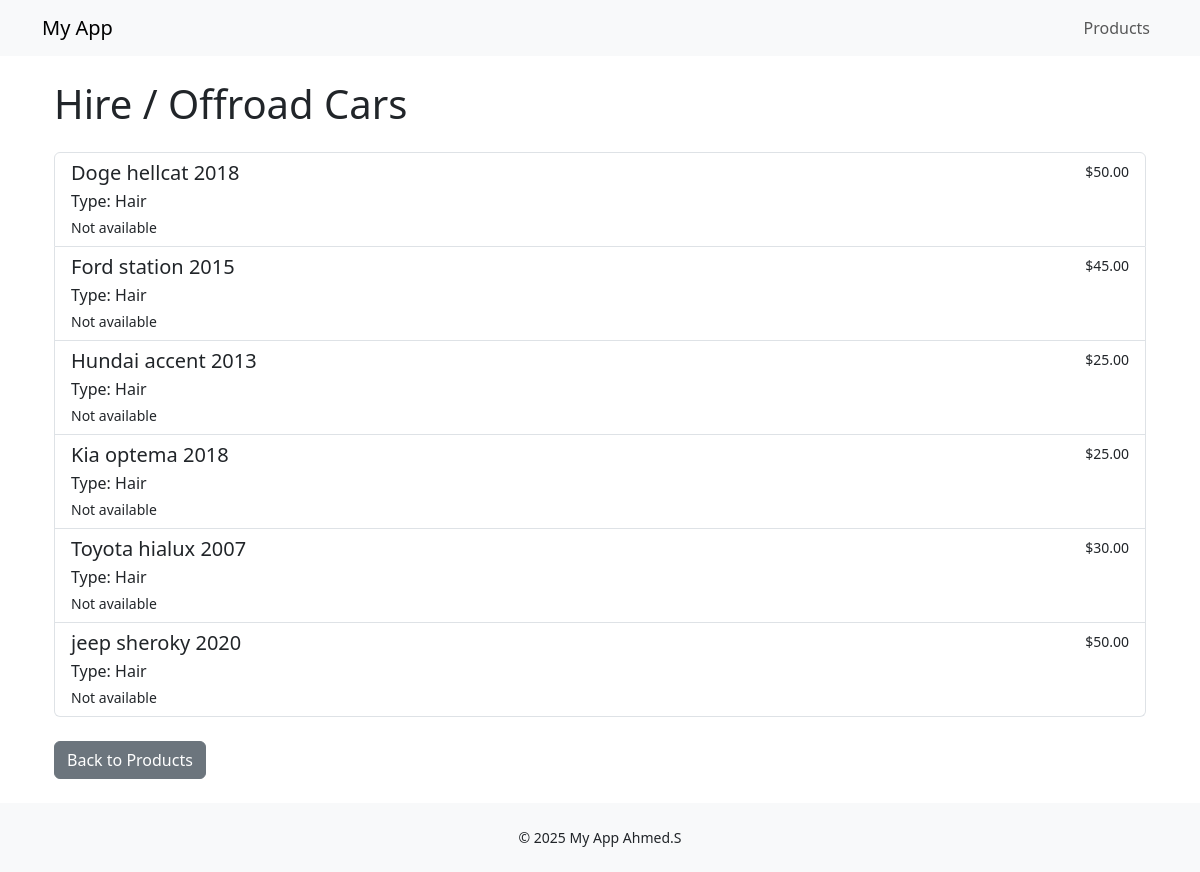
/products/hire/, run on the app's committed database.
### page1/models.py (models this page shows, shortened)
class Products(models.Model):
    name = models.CharField(max_length=30)
    t = [('hypird','hypird'),('city','city'),('offroad','offroad'),('sport','sport'),('New','New'),('Hair','Hair')]
    type = models.CharField(max_length=20,choices=t)
    price = models.IntegerField()
    contact = models.TextField(max_length=500,blank=True)
    active = models.BooleanField(default=False)
    class Meta:
        verbose_name='cars market'     #Products = market item
        ordering = ['name']       #sort abcd....

### page1/views.py (the view)
# urls.py: path('products/hire/', views.hire_cars, name='hire_cars'),
def hire_cars(request):
    qs = Products.objects.filter(type__in=['Hair']).order_by('name')
    return render(request, 'products/hire_cars.html', {'pros': qs})

### page1/templates/products/hire_cars.html (shortened to what this page needs)
{% extends 'base.html' %}
{% block content %}
  <div class="container">
    <h1 class="mb-4">Hire / Offroad Cars</h1>
    {% if pros %}
      <div class="list-group">
        {% for item in pros %}
          <a href="{% url 'product_detail' item.pk %}" class="list-group-item list-group-item-action">
            <div class="d-flex w-100 justify-content-between">
              <h5 class="mb-1">{{ item.name }}</h5>
              <small>${{ item.price|floatformat:2 }}</small>
            </div>
            <p class="mb-1">Type: {{ item.type }}</p>
            <small>{% if item.active %}Available{% else %}Not available{% endif %}</small>
          </a>
        {% endfor %}
      </div>
    {% else %}
      <div class="alert alert-info">No hire/offroad cars found.</div>
    {% endif %}
    <a class="btn btn-secondary mt-4" href="{% url 'Prods' %}">Back to Products</a>
  </div>
{% endblock %}

### data on the page
Products: name "Doge hellcat 2018", price "50.00", type "Hair", active "Not available"
Products: name "Ford station 2015", price "45.00", type "Hair", active "Not available"
Products: name "Hundai accent 2013", price "25.00", type "Hair", active "Not available"
Products: name "Kia optema 2018", price "25.00", type "Hair", active "Not available"
Products: name "Toyota hialux 2007", price "30.00", type "Hair", active "Not available"
Products: name "jeep sheroky 2020", price "50.00", type "Hair", active "Not available"
